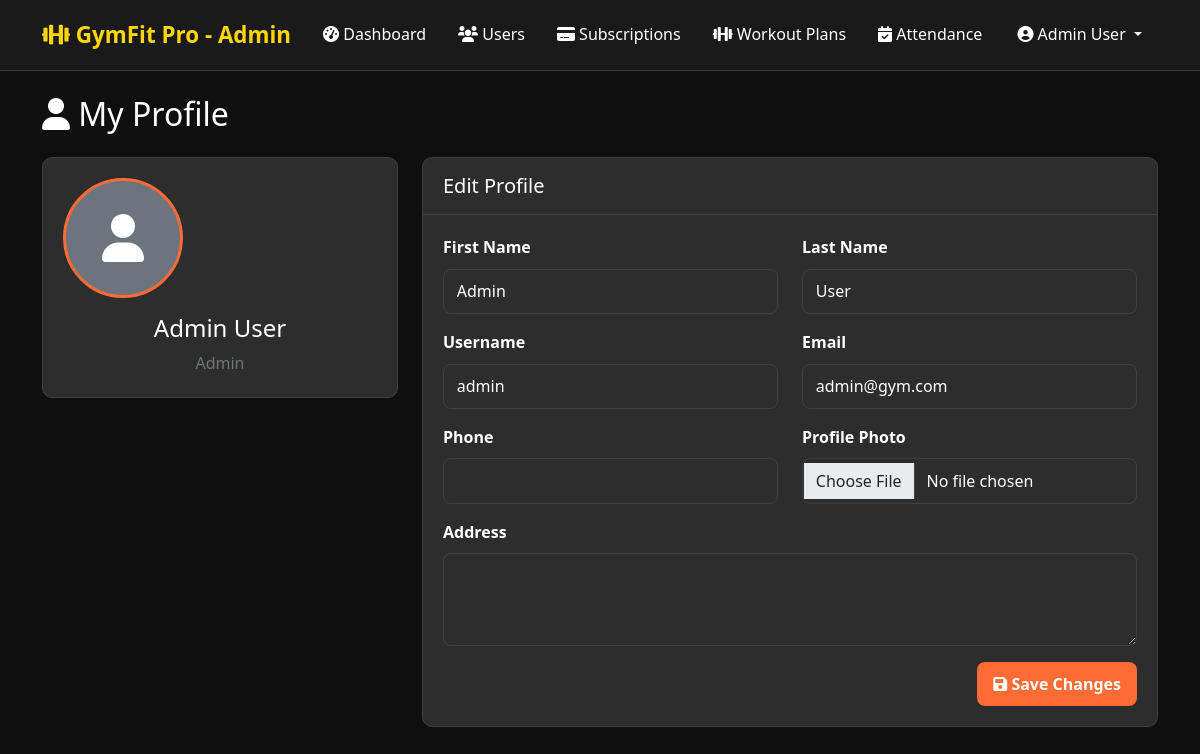
Screenshot of /admin/profile.php (signed in) with the database file from the repository.
### tables this page shows
CREATE TABLE users (
    id INT AUTO_INCREMENT PRIMARY KEY,
    username VARCHAR(50) UNIQUE NOT NULL,
    email VARCHAR(100) UNIQUE NOT NULL,
    password VARCHAR(255) NOT NULL,
    first_name VARCHAR(50) NOT NULL,
    last_name VARCHAR(50) NOT NULL,
    phone VARCHAR(20),
    address TEXT,
    profile_photo VARCHAR(255),
    role ENUM('admin', 'staff', 'user') DEFAULT 'user',
    status ENUM('active', 'inactive', 'suspended') DEFAULT 'active',
    created_at TIMESTAMP DEFAULT CURRENT_TIMESTAMP,
    updated_at TIMESTAMP DEFAULT CURRENT_TIMESTAMP ON UPDATE CURRENT_TIMESTAMP
);

### includes/auth.php (called while the page is built, shortened)
<?php
function getUserId() {
    return $_SESSION['user_id'] ?? null;
}
function getUserName() {
    return $_SESSION['first_name'] . ' ' . $_SESSION['last_name'];
}

### includes/Database.php (called while the page is built, shortened)
<?php
class User {
    private $conn;
    private $table_name = "users";
    public function __construct($db) {
        $this->conn = $db;
    }
    public function getUserById($id) {
        $query = "SELECT * FROM " . $this->table_name . " WHERE id = :id";
        $stmt = $this->conn->prepare($query);
        $stmt->bindParam(':id', $id);
        $stmt->execute();
        return $stmt->fetch(PDO::FETCH_ASSOC);
    }
}
?>

### admin/profile.php (the view, shortened to what this page needs)
<?php
require_once '../includes/Database.php';
require_once '../includes/auth.php';
$database = new Database();
$db = $database->getConnection();
$userModel = new User($db);
$current_user = $userModel->getUserById(getUserId());
?>
<!DOCTYPE html>
<html lang="en">
<head>
    <link href="https://cdn.jsdelivr.net/npm/bootstrap@5.1.3/dist/css/bootstrap.min.css" rel="stylesheet">
    <link href="https://cdnjs.cloudflare.com/ajax/libs/font-awesome/6.0.0/css/all.min.css" rel="stylesheet">
    <link href="../assets/css/style.css" rel="stylesheet">
</head>
<body>
    <nav class="navbar navbar-expand-lg navbar-dark">
        <div class="container">
            <a class="navbar-brand" href="dashboard.php"><i class="fas fa-dumbbell"></i> GymFit Pro - Admin</a>
            <div class="collapse navbar-collapse">
                <ul class="navbar-nav me-auto">
                    <li class="nav-item"><a class="nav-link" href="dashboard.php"><i class="fas fa-tachometer-alt"></i> Dashboard</a></li>
                    <li class="nav-item"><a class="nav-link" href="users.php"><i class="fas fa-users"></i> Users</a></li>
                    <li class="nav-item"><a class="nav-link" href="subscriptions.php"><i class="fas fa-credit-card"></i> Subscriptions</a></li>
                    <li class="nav-item"><a class="nav-link" href="workout-plans.php"><i class="fas fa-dumbbell"></i> Workout Plans</a></li>
                    <li class="nav-item"><a class="nav-link" href="attendance.php"><i class="fas fa-calendar-check"></i> Attendance</a></li>
                </ul>
                <ul class="navbar-nav">
                    <li class="nav-item dropdown">
                        <a class="nav-link dropdown-toggle" href="#" id="navbarDropdown" role="button" data-bs-toggle="dropdown">
                            <i class="fas fa-user-circle"></i> <?php echo getUserName(); ?>
                        </a>
                    </li>
                </ul>
            </div>
        </div>
    </nav>
    <div class="container mt-4">
        <h2 class="mb-4"><i class="fas fa-user"></i> My Profile</h2>
        <div class="row">
            <div class="col-md-4">
                <div class="card mb-4">
                    <div class="card-body text-center">
                        <?php if (!empty($current_user['profile_photo'])): ?>
                            <img src="../uploads/<?php echo $current_user['profile_photo']; ?>" class="profile-img" alt="Profile">
                        <?php else: ?>
                            <div class="profile-img d-flex align-items-center justify-content-center bg-secondary">
                                <i class="fas fa-user fa-3x"></i>
                            </div>
                        <?php endif; ?>
                        <h4 class="mt-3"><?php echo $current_user['first_name'] . ' ' . $current_user['last_name']; ?></h4>
                        <p class="text-muted mb-0"><?php echo ucfirst($current_user['role']); ?></p>
                    </div>
                </div>
            </div>
            <div class="col-md-8">
                <div class="card">
                    <div class="card-header"><h5 class="mb-0">Edit Profile</h5></div>
                    <div class="card-body">
                        <form method="POST" enctype="multipart/form-data">
                            <div class="row">
                                <div class="col-md-6 mb-3">
                                    <label class="form-label">First Name</label>
                                    <input type="text" class="form-control" name="first_name" value="<?php echo htmlspecialchars($current_user['first_name']); ?>" required>
                                </div>
                                <div class="col-md-6 mb-3">
                                    <label class="form-label">Last Name</label>
                                    <input type="text" class="form-control" name="last_name" value="<?php echo htmlspecialchars($current_user['last_name']); ?>" required>
                                </div>
                            </div>
                            <div class="row">
                                <div class="col-md-6 mb-3">
                                    <label class="form-label">Username</label>
                                    <input type="text" class="form-control" name="username" value="<?php echo htmlspecialchars($current_user['username']); ?>" required>
                                </div>
                                <div class="col-md-6 mb-3">
                                    <label class="form-label">Email</label>
                                    <input type="email" class="form-control" name="email" value="<?php echo htmlspecialchars($current_user['email']); ?>" required>
                                </div>
                            </div>
                            <div class="row">
                                <div class="col-md-6 mb-3">
                                    <label class="form-label">Phone</label>
                                    <input type="text" class="form-control" name="phone" value="<?php echo htmlspecialchars($current_user['phone'] ?? ''); ?>">
                                </div>
                                <div class="col-md-6 mb-3">
                                    <label class="form-label">Profile Photo</label>
                                    <input type="file" class="form-control" name="profile_photo" accept="image/*">
                                </div>
                            </div>
                            <div class="mb-3">
                                <label class="form-label">Address</label>
                                <textarea class="form-control" name="address" rows="3"><?php echo htmlspecialchars($current_user['address'] ?? ''); ?></textarea>
                            </div>
                            <div class="text-end">
                                <button class="btn btn-primary" type="submit"><i class="fas fa-save"></i> Save Changes</button>
                            </div>
                        </form>
                    </div>
                </div>
            </div>
        </div>
    </div>
</body>
</html>

### assets/css/style.css (style rules this page uses)
:root { --primary-orange: #ff6b35; --secondary-orange: #ff8c42; --dark-orange: #e55a2b; --gold: #ffd700; --dark-gold: #b8860b; --dark-bg: #1a1a1a; --darker-bg: #0f0f0f; --card-bg: #2d2d2d; --text-light: #ffffff; --text-muted: #cccccc; --border-color: #404040; --success: #28a745; --warning: #ffc107; --danger: #dc3545; --info: #17a2b8; }
* { margin: 0; padding: 0; box-sizing: border-box; }
body { font-family: 'Segoe UI', Tahoma, Geneva, Verdana, sans-serif; background: var(--darker-bg); color: var(--text-light); min-height: 100vh; line-height: 1.6; }
.navbar { background: var(--dark-bg); border-bottom: 1px solid var(--border-color); box-shadow: none; padding: 0.75rem 0; }
.navbar-brand { font-size: 1.4rem; font-weight: 700; color: var(--gold) !important; }
.navbar-nav .nav-link { color: var(--text-light) !important; font-weight: 500; margin: 0 0.5rem; transition: color 0.2s ease; }
.card { background: var(--card-bg); border: 1px solid var(--border-color); border-radius: 10px; box-shadow: none; transition: border-color 0.2s ease, background-color 0.2s ease; overflow: hidden; }
.card-header { background: transparent; color: var(--text-light); font-weight: 700; border: 0; padding: 1rem 1.25rem; border-bottom: 1px solid var(--border-color); }
.card-body { padding: 1.25rem; }
.btn { border-radius: 8px; font-weight: 600; padding: 0.6rem 1rem; transition: background-color 0.2s ease, color 0.2s ease; border: none; }
.btn-primary { background: var(--primary-orange); color: white; }
.form-control { background: var(--card-bg); border: 1px solid var(--border-color); color: var(--text-light); border-radius: 8px; padding: 0.6rem 0.8rem; transition: border-color 0.2s ease, box-shadow 0.2s ease; }
.form-label { color: var(--text-light); font-weight: 600; margin-bottom: 0.5rem; }
.profile-img { width: 120px; height: 120px; border-radius: 50%; border: 3px solid var(--primary-orange); object-fit: cover; }

### rows the page displays
users: first_name "Admin", last_name "User", role "Admin", username "admin", email "admin@gym.com"

### other values shown
getUserName() "Admin User"
